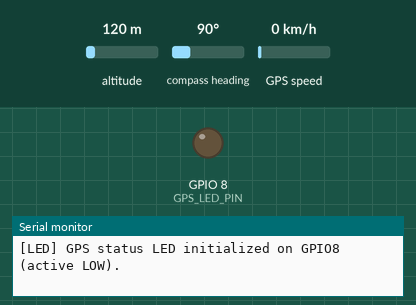
A sketch run on a simulated ESP32-C3. Shown: output pins drawn as LEDs (lit = HIGH), the last lines printed to the serial monitor. Inputs (shaded band) come from the test bench; at power-on: altitude 120 m, compass heading 90°, GPS speed 0 km/h. The GPS gets a fix after 3 s at 37.7749, -122.4194 with 8 satellites; no radio packets arrive unless stated.

Above: at 0.1 s.
At 2.6 s:
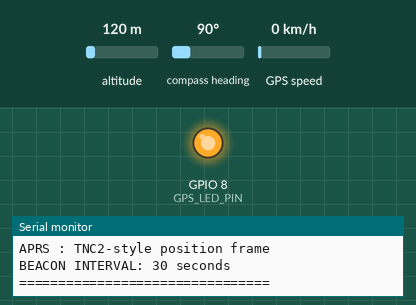
Timing chart, 0 to 4.6 s (numbered marks = the images above):
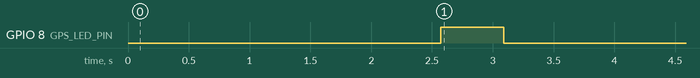

The sketch:

YG3FSL-2_APRS_TX_v1.3_NO_OLED_GPS_LED.ino
```cpp
/*
  ============================================================
  YG3FSL-2 LoRa APRS Tracker - TX Firmware v1.3 NO OLED
  Board  : ESP32-C3 SuperMini
  Radio  : RA-02 / SX1278
  GPS    : u-blox NEO-6M V2
  Status : Onboard LED indicates GPS lock

  IMPORTANT:
  - OLED/LCD and all I2C display code have been removed.
  - Onboard LED GPIO8 is active-low on typical ESP32-C3 SuperMini.
  - LED blinks while GPS has no valid/fresh position fix.
  - LED stays solid ON while GPS position fix is valid and fresh.
  - LoRa SPI pin mapping and APRS settings are preserved.
  - TX is attempted only when GPS position is valid and fresh.
  - The 3-byte LoRa APRS prefix (3C FF 01) is implementation-
    specific. Confirm that the target Bandung iGate supports
    this exact framing before expecting APRS-IS forwarding.
  - This is an experimental tracker firmware, not a guarantee
    of iGate compatibility or APRS.fi visibility.
  ============================================================
*/

#include <SPI.h>
#include <LoRa.h>
#include <TinyGPSPlus.h>
#include <HardwareSerial.h>
#include <math.h>
#include <string.h>

// ============================================================
// STATION IDENTITY
// ============================================================

#define CALLSIGN  "YG3FSL-2"
#define APRS_DEST "APLT00"
#define APRS_PATH "WIDE1-1"

// APRS symbol table '/' and symbol code '[' (walker/person)

// ============================================================
// GPS STATUS LED - ESP32-C3 SUPERMINI
// Typical SuperMini onboard blue LED: GPIO8, active LOW.
// LOW = LED ON, HIGH = LED OFF.
// ============================================================

#define GPS_LED_PIN             8
#define GPS_LED_ON              LOW
#define GPS_LED_OFF             HIGH
#define GPS_LED_BLINK_INTERVAL  500UL

bool gpsLedBlinkState = true;
bool gpsWasLocked = false;
unsigned long lastLedToggle = 0;

void initializeGPSLED() {
  // Set the output latch HIGH before switching to OUTPUT.
  // This keeps the active-low LED OFF during initialization.
  digitalWrite(GPS_LED_PIN, GPS_LED_OFF);
  pinMode(GPS_LED_PIN, OUTPUT);

  // Start with LED ON; it will blink until GPS lock is valid.
  gpsLedBlinkState = true;
  digitalWrite(GPS_LED_PIN, GPS_LED_ON);
  lastLedToggle = millis();

  Serial.println("[LED] GPS status LED initialized on GPIO8 (active LOW).");
}

// ============================================================
// GPS CONFIGURATION
// ============================================================

#define GPS_RX   20
#define GPS_TX   21
#define GPS_BAUD 9600

HardwareSerial GPS(1);
TinyGPSPlus gps;

// ============================================================
// LORA SPI PIN CONFIGURATION
// Previously tested mapping: SCK4, MISO5, MOSI6, NSS7
// ============================================================

#define LORA_SCK   4
#define LORA_MISO  5
#define LORA_MOSI  6
#define LORA_NSS   7
#define LORA_RESET 10
#define LORA_DIO0  3

// ============================================================
// LORA RADIO PARAMETERS
// ============================================================

#define LORA_FREQ       432150000L
#define LORA_BW         125E3
#define LORA_SF         12
#define LORA_CR         5
#define LORA_SYNC_WORD  0x12
// RA-02 datasheet specification: 18 +/- 1 dBm.
// Use 18 dBm as the module-rated upper nominal setting.
#define LORA_TX_POWER   18

// ============================================================
// BEACON SETTINGS
// ============================================================

// Requested 30-second interval. At SF12/BW125, airtime is long;
// use this for controlled testing and avoid congesting a shared channel.
#define BEACON_INTERVAL 30000UL
#define GPS_MAX_AGE     10000UL

// Implementation-specific LoRa APRS framing prefix.
// Verify compatibility with the target iGate firmware.
const uint8_t LORA_APRS_HEADER[] = {
  0x3C, 0xFF, 0x01
};

// ============================================================
// GLOBAL STATE
// ============================================================

bool loraReady = false;

unsigned long lastBeacon = 0;
unsigned long lastDebug  = 0;

uint32_t txCount = 0;

// ============================================================
// GPS VALIDITY
// ============================================================

bool isGPSValid() {
  return gps.location.isValid() &&
         gps.location.age() < GPS_MAX_AGE;
}

// ============================================================
// GPS STATUS LED UPDATE
// Blink when GPS has no valid/fresh fix.
// Stay continuously ON when GPS fix is valid and fresh.
// Non-blocking: uses millis(), so GPS parsing and LoRa timing
// are not interrupted by delay() calls.
// ============================================================

void updateGPSLED() {
  const unsigned long now = millis();
  const bool gpsLocked = isGPSValid();

  if (gpsLocked) {
    digitalWrite(GPS_LED_PIN, GPS_LED_ON);
    gpsLedBlinkState = true;
    lastLedToggle = now;
    gpsWasLocked = true;
    return;
  }

  // Start the blink cycle immediately when a previously valid
  // GPS fix becomes invalid or too old.
  if (gpsWasLocked) {
    gpsWasLocked = false;
    gpsLedBlinkState = true;
    digitalWrite(GPS_LED_PIN, GPS_LED_ON);
    lastLedToggle = now;
    return;
  }

  if (now - lastLedToggle >= GPS_LED_BLINK_INTERVAL) {
    lastLedToggle = now;
    gpsLedBlinkState = !gpsLedBlinkState;

    digitalWrite(
      GPS_LED_PIN,
      gpsLedBlinkState ? GPS_LED_ON : GPS_LED_OFF
    );
  }
}

// ============================================================
// APRS COORDINATE FORMATTERS
// Latitude: DDMM.mmN/S
// Longitude: DDDMM.mmE/W
// ============================================================

bool formatLatitude(double latitude,
                    char *output,
                    size_t outputSize) {
  if (latitude < -90.0 || latitude > 90.0) {
    return false;
  }

  char hemisphere = (latitude >= 0.0) ? 'N' : 'S';
  double absoluteValue = fabs(latitude);

  int degrees = (int)absoluteValue;
  double minutes = (absoluteValue - degrees) * 60.0;

  if (minutes >= 59.995) {
    degrees++;
    minutes = 0.0;
  }

  int written = snprintf(
    output,
    outputSize,
    "%02d%05.2f%c",
    degrees,
    minutes,
    hemisphere
  );

  return written > 0 && (size_t)written < outputSize;
}

bool formatLongitude(double longitude,
                     char *output,
                     size_t outputSize) {
  if (longitude < -180.0 || longitude > 180.0) {
    return false;
  }

  char hemisphere = (longitude >= 0.0) ? 'E' : 'W';
  double absoluteValue = fabs(longitude);

  int degrees = (int)absoluteValue;
  double minutes = (absoluteValue - degrees) * 60.0;

  if (minutes >= 59.995) {
    degrees++;
    minutes = 0.0;
  }

  int written = snprintf(
    output,
    outputSize,
    "%03d%05.2f%c",
    degrees,
    minutes,
    hemisphere
  );

  return written > 0 && (size_t)written < outputSize;
}

// ============================================================
// BUILD TNC2-STYLE APRS POSITION FRAME
// ============================================================

bool buildAPRSFrame(char *frame, size_t frameSize) {
  if (!isGPSValid()) {
    return false;
  }

  char latitude[12];
  char longitude[12];

  if (!formatLatitude(
        gps.location.lat(),
        latitude,
        sizeof(latitude))) {
    return false;
  }

  if (!formatLongitude(
        gps.location.lng(),
        longitude,
        sizeof(longitude))) {
    return false;
  }

  int course = 0;
  if (gps.course.isValid()) {
    course = (int)lround(gps.course.deg());
  }
  if (course >= 360) course = 0;
  if (course < 0) course = 0;

  int speedKnots = 0;
  if (gps.speed.isValid()) {
    speedKnots = (int)lround(gps.speed.knots());
  }
  if (speedKnots < 0) speedKnots = 0;
  if (speedKnots > 999) speedKnots = 999;

  bool altitudeValid = gps.altitude.isValid();
  long altitudeFeet = 0;

  if (altitudeValid) {
    altitudeFeet = lround(gps.altitude.meters() * 3.28084);

    if (altitudeFeet < 0 || altitudeFeet > 999999) {
      altitudeValid = false;
    }
  }

  int written;

  if (altitudeValid) {
    written = snprintf(
      frame,
      frameSize,
      "%s>%s,%s:!%s/%s[%03d/%03d/A=%06ld YG3FSL-2 LoRa APRS",
      CALLSIGN,
      APRS_DEST,
      APRS_PATH,
      latitude,
      longitude,
      course,
      speedKnots,
      altitudeFeet
    );
  } else {
    written = snprintf(
      frame,
      frameSize,
      "%s>%s,%s:!%s/%s[%03d/%03d YG3FSL-2 LoRa APRS",
      CALLSIGN,
      APRS_DEST,
      APRS_PATH,
      latitude,
      longitude,
      course,
      speedKnots
    );
  }

  return written > 0 && (size_t)written < frameSize;
}

// ============================================================
// GPS UART READER
// ============================================================

void readGPS() {
  while (GPS.available()) {
    gps.encode(GPS.read());
  }
}

// ============================================================
// TRANSMIT APRS PACKET
// ============================================================

void transmitAPRS() {
  char aprsFrame[180];

  if (!buildAPRSFrame(aprsFrame, sizeof(aprsFrame))) {
    Serial.println("[TX] GPS fix invalid/stale; beacon skipped.");
    return;
  }

  Serial.println();
  Serial.println("================================");
  Serial.println("       YG3FSL-2 APRS TX");
  Serial.println("================================");

  Serial.print("Frame  : ");
  Serial.println(aprsFrame);

  Serial.println("Prefix : 3C FF 01");

  if (LoRa.beginPacket() != 1) {
    Serial.println("[TX] beginPacket() failed.");
    return;
  }

  LoRa.write(
    LORA_APRS_HEADER,
    sizeof(LORA_APRS_HEADER)
  );

  LoRa.print(aprsFrame);

  int result = LoRa.endPacket();
  LoRa.idle();

  if (result == 1) {
    txCount++;

    Serial.println("[TX] LoRa packet sent.");
    Serial.print("[TX] Count: ");
    Serial.println(txCount);
  } else {
    Serial.println("[TX] Transmission failed.");
  }

  Serial.println("================================");
}

// ============================================================
// LORA INITIALIZATION
// ============================================================

void initializeLoRa() {
  Serial.println();
  Serial.println("[LORA] Initializing SPI...");

  SPI.begin(
    LORA_SCK,
    LORA_MISO,
    LORA_MOSI,
    LORA_NSS
  );

  LoRa.setSPI(SPI);

  LoRa.setPins(
    LORA_NSS,
    LORA_RESET,
    LORA_DIO0
  );

  LoRa.setSPIFrequency(1000000);

  Serial.println("[LORA] Initializing SX1278...");

  if (!LoRa.begin(LORA_FREQ)) {
    loraReady = false;

    Serial.println("[LORA] Initialization FAILED.");
    return;
  }

  LoRa.setSignalBandwidth(LORA_BW);
  LoRa.setSpreadingFactor(LORA_SF);
  LoRa.setCodingRate4(LORA_CR);
  LoRa.setSyncWord(LORA_SYNC_WORD);
  LoRa.setPreambleLength(8);
  LoRa.enableCrc();
  LoRa.disableInvertIQ();

  // Low initial test power. Confirm permitted power
  // and antenna/load before any RF transmission.
  LoRa.setTxPower(
    LORA_TX_POWER,
    PA_OUTPUT_PA_BOOST_PIN
  );

  LoRa.idle();

  loraReady = true;

  Serial.println("[LORA] Initialization SUCCESS.");
  Serial.println("[LORA] Frequency : 432.150 MHz");
  Serial.println("[LORA] Bandwidth : 125 kHz");
  Serial.println("[LORA] SF        : 12");
  Serial.println("[LORA] CR        : 4/5");
  Serial.println("[LORA] Sync word : 0x12");
  Serial.println("[LORA] Power     : 18 dBm setting");
}

// ============================================================
// SETUP
// ============================================================

void setup() {
  Serial.begin(115200);

  // Initialize the onboard LED immediately after Serial starts.
  initializeGPSLED();

  delay(2000);

  Serial.println();
  Serial.println("================================");
  Serial.println(" YG3FSL-2 APRS TRACKER TX v1.3");
  Serial.println("          NO OLED");
  Serial.println("================================");

  // 1. GPS
  Serial.println("[GPS] Initializing UART...");

  GPS.begin(
    GPS_BAUD,
    SERIAL_8N1,
    GPS_RX,
    GPS_TX
  );

  Serial.println("[GPS] UART ready.");

  // 2. LoRa
  initializeLoRa();

  Serial.println();
  Serial.println("================================");
  Serial.println("SYSTEM STATUS");
  Serial.println("================================");
  Serial.println("GPS  : UART READY; waiting for valid fix");
  Serial.print("LORA : ");
  Serial.println(loraReady ? "READY" : "ERROR");
  Serial.println("LED  : GPIO8, active LOW");
  Serial.println("LED  : BLINK = NO GPS FIX; SOLID ON = GPS LOCK");
  Serial.println("APRS : TNC2-style position frame");
  Serial.println("BEACON INTERVAL: 30 seconds");
  Serial.println("================================");

  // First beacon interval starts after boot.
  lastBeacon = millis();
  lastDebug = millis();
  lastLedToggle = millis();
}

// ============================================================
// MAIN LOOP
// ============================================================

void loop() {
  // Continuously parse GPS UART data.
  readGPS();

  // Update onboard LED without blocking GPS parsing.
  updateGPSLED();

  // GPS diagnostic output every 5 seconds.
  if (millis() - lastDebug >= 5000UL) {
    lastDebug = millis();

    Serial.print("[GPS] Fix: ");
    Serial.print(isGPSValid() ? "VALID / LOCKED" : "NO FIX");

    Serial.print(" | Satellites: ");
    Serial.print(
      gps.satellites.isValid() ?
      gps.satellites.value() : 0
    );

    Serial.print(" | Age (ms): ");
    Serial.print(
      gps.location.isValid() ?
      gps.location.age() : 0
    );

    Serial.print(" | NMEA chars: ");
    Serial.println(gps.charsProcessed());
  }

  // Send beacon every configured interval, only if radio ready.
  if (loraReady &&
      millis() - lastBeacon >= BEACON_INTERVAL) {
    lastBeacon = millis();
    transmitAPRS();
  }
}
```

Measured:
- by itself, GPIO 8 (GPS_LED_PIN): LOW → HIGH at 2.6 s, → LOW 0.52 s later
